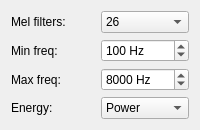
              <widget class="QWidget" name="pageMelParams">
               <layout class="QGridLayout" name="melParamsLayout">
                <item row="0" column="0">
                 <widget class="QLabel" name="lblMelFilterCount">
                  <property name="text">
                   <string>Mel filters:</string>
                  </property>
                 </widget>
                </item>
                <item row="0" column="1">
                 <widget class="QComboBox" name="cmbMelFilterCount">
                  <item>
                   <property name="text">
                    <string>26</string>
                   </property>
                  </item>
                  <item>
                   <property name="text">
                    <string>40</string>
                   </property>
                  </item>
                  <item>
                   <property name="text">
                    <string>64</string>
                   </property>
                  </item>
                 </widget>
                </item>
                <item row="1" column="0">
                 <widget class="QLabel" name="lblMelMinFreq">
                  <property name="text">
                   <string>Min freq:</string>
                  </property>
                 </widget>
                </item>
                <item row="1" column="1">
                 <widget class="QSpinBox" name="spinMelMinFreq">
                  <property name="suffix">
                   <string> Hz</string>
                  </property>
                  <property name="minimum">
                   <number>0</number>
                  </property>
                  <property name="maximum">
                   <number>20000</number>
                  </property>
                  <property name="value">
                   <number>100</number>
                  </property>
                 </widget>
                </item>
                <item row="2" column="0">
                 <widget class="QLabel" name="lblMelMaxFreq">
                  <property name="text">
                   <string>Max freq:</string>
                  </property>
                 </widget>
                </item>
                <item row="2" column="1">
                 <widget class="QSpinBox" name="spinMelMaxFreq">
                  <property name="suffix">
                   <string> Hz</string>
                  </property>
                  <property name="minimum">
                   <number>1000</number>
                  </property>
                  <property name="maximum">
                   <number>24000</number>
                  </property>
                  <property name="value">
                   <number>8000</number>
                  </property>
                 </widget>
                </item>
                <item row="3" column="0">
                 <widget class="QLabel" name="lblMelPowerMode">
                  <property name="text">
                   <string>Energy:</string>
                  </property>
                 </widget>
                </item>
                <item row="3" column="1">
                 <widget class="QComboBox" name="cmbMelPowerMode">
                  <item>
                   <property name="text">
                    <string>Power</string>
                   </property>
                  </item>
                  <item>
                   <property name="text">
                    <string>Magnitude</string>
                   </property>
                  </item>
                 </widget>
                </item>
               </layout>
              </widget>
